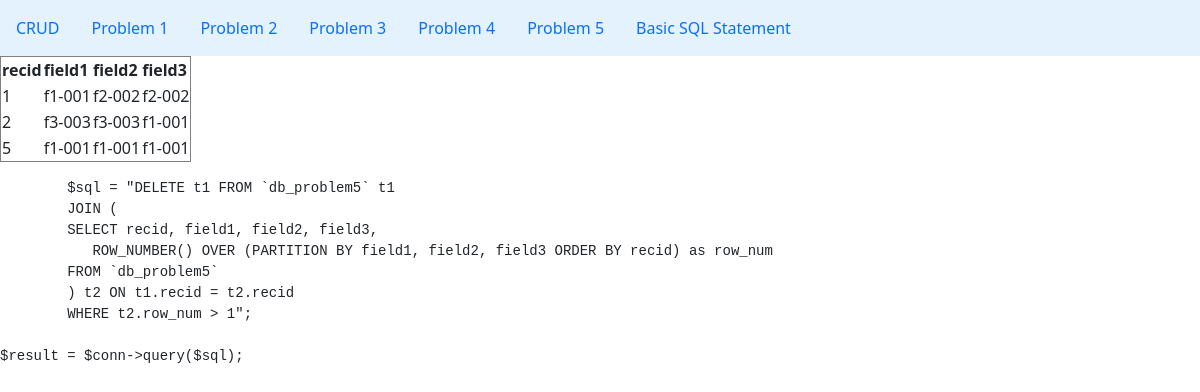
/db_problem5.php, run on the app's committed database.
### tables this page shows
CREATE TABLE `db_problem5` (
  `recid` int(11) NOT NULL,
  `field1` varchar(555) NOT NULL,
  `field2` varchar(555) NOT NULL,
  `field3` varchar(555) NOT NULL
);

### db_problem5.php (the view, shortened to what this page needs)
<?php
include("db_connect.php");
$sql = "SELECT * FROM db_problem5";
$result = $conn->query($sql);
if ($result->num_rows > 0) {
    echo "<table border='1'>
            <tr>
                <th>recid</th>
                <th>field1</th>
                <th>field2</th>
                <th>field3</th>
            </tr>";
    for ($i = 0; $i < $result->num_rows; $i++) {
        $row = $result->fetch_assoc();
        echo "<tr>
            <td>" . $row['recid'] . "</td>
            <td>" . $row['field1'] . "</td>
            <td>" . $row['field2'] . "</td>
            <td>" . $row['field3'] . "</td>
            </tr>";
    }
    echo "</table>";
} else {
    echo "0 results";
}
?>
<!DOCTYPE html>
<html lang="en">
<head>
</head>
<body>
    <p>
    <pre>
        $sql = "DELETE t1 FROM `db_problem5` t1
        JOIN (
        SELECT recid, field1, field2, field3,
           ROW_NUMBER() OVER (PARTITION BY field1, field2, field3 ORDER BY recid) as row_num
        FROM `db_problem5`
        ) t2 ON t1.recid = t2.recid
        WHERE t2.row_num > 1";
$result = $conn->query($sql);</p>
</body>
</html>

### data on the page
db_problem5: recid "1", field1 "f1-001", field2 "f2-002", field3 "f2-002"
db_problem5: recid "2", field1 "f3-003", field2 "f3-003", field3 "f1-001"
db_problem5: recid "5", field1 "f1-001", field2 "f1-001", field3 "f1-001"
